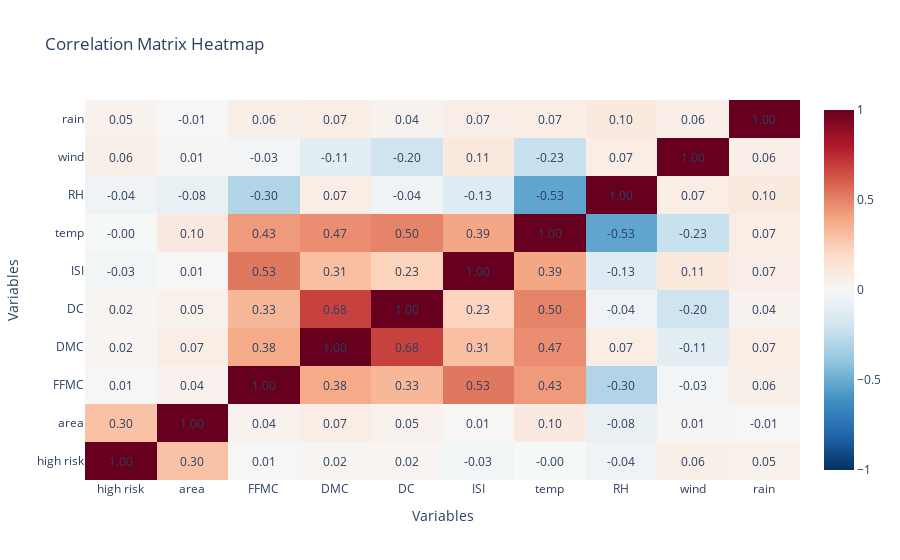

Notebook source saved alongside this figure:
### Code cell
import plotly.subplots as sp


fig=sp.make_subplots(rows=1,cols=1)
heatmap=go.Heatmap(z=correlation_matrix,x=correlation_matrix.columns,y=correlation_matrix.columns,colorscale='RdBu_r', zmin=-1, zmax=1)
fig.add_trace(heatmap)

for i, row in enumerate(correlation_matrix.index):
    for j, col in enumerate(correlation_matrix.columns):
        fig.add_annotation(go.layout.Annotation(text=f"{correlation_matrix.iloc[i, j]:.2f}",x=col,y=row,showarrow=False,font=dict(size=12)))

fig.update_layout(title='Correlation Matrix Heatmap',xaxis_title='Variables',yaxis_title='Variables')
fig.show()

### Figure 1 — Plotly figure (JSON) as saved in the notebook; plotly's stock layout.template omitted (floating-point values rounded to 4 significant figures)
{"data": [{"colorscale": [[0, "rgb(5,48,97)"], [0.1, "rgb(33,102,172)"], [0.2, "rgb(67,147,195)"], [0.3, "rgb(146,197,222)"], [0.4, "rgb(209,229,240)"], [0.5, "rgb(247,247,247)"], [0.6, "rgb(253,219,199)"], [0.7, "rgb(244,165,130)"], [0.8, "rgb(214,96,77)"], [0.9, "rgb(178,24,43)"], [1, "rgb(103,0,31)"]], "type": "heatmap", "x": ["high risk", "area", "FFMC", "DMC", "DC", "ISI", "temp", "RH", "wind", "rain"], "y": ["high risk", "area", "FFMC", "DMC", "DC", "ISI", "temp", "RH", "wind", "rain"], "z": [[1, 0.2977, 0.005749, 0.02247, 0.02349, -0.0264, -0.003714, -0.04162, 0.0569, 0.04501], [0.2977, 1, 0.04012, 0.07299, 0.04938, 0.008258, 0.09784, -0.07552, 0.01232, -0.007366], [0.005749, 0.04012, 1, 0.3826, 0.3305, 0.5318, 0.4315, -0.301, -0.02848, 0.0567], [0.02247, 0.07299, 0.3826, 1, 0.6822, 0.3051, 0.4696, 0.07379, -0.1053, 0.07479], [0.02349, 0.04938, 0.3305, 0.6822, 1, 0.2292, 0.4962, -0.03919, -0.2035, 0.03586], [-0.0264, 0.008258, 0.5318, 0.3051, 0.2292, 1, 0.3943, -0.1325, 0.1068, 0.06767], [-0.003714, 0.09784, 0.4315, 0.4696, 0.4962, 0.3943, 1, -0.5274, -0.2271, 0.06949], [-0.04162, -0.07552, -0.301, 0.07379, -0.03919, -0.1325, -0.5274, 1, 0.06941, 0.09975], [0.0569, 0.01232, -0.02848, -0.1053, -0.2035, 0.1068, -0.2271, 0.06941, 1, 0.06112], [0.04501, -0.007366, 0.0567, 0.07479, 0.03586, 0.06767, 0.06949, 0.09975, 0.06112, 1]], "zmax": 1, "zmin": -1}], "layout": {"annotations": [{"font": {"size": 12}, "showarrow": false, "text": "1.00", "x": "high risk", "y": "high risk"}, {"font": {"size": 12}, "showarrow": false, "text": "0.30", "x": "area", "y": "high risk"}, {"font": {"size": 12}, "showarrow": false, "text": "0.01", "x": "FFMC", "y": "high risk"}, {"font": {"size": 12}, "showarrow": false, "text": "0.02", "x": "DMC", "y": "high risk"}, {"font": {"size": 12}, "showarrow": false, "text": "0.02", "x": "DC", "y": "high risk"}, {"font": {"size": 12}, "showarrow": false, "text": "-0.03", "x": "ISI", "y": "high risk"}, {"font": {"size": 12}, "showarrow": false, "text": "-0.00", "x": "temp", "y": "high risk"}, {"font": {"size": 12}, "showarrow": false, "text": "-0.04", "x": "RH", "y": "high risk"}, {"font": {"size": 12}, "showarrow": false, "text": "0.06", "x": "wind", "y": "high risk"}, {"font": {"size": 12}, "showarrow": false, "text": "0.05", "x": "rain", "y": "high risk"}, {"font": {"size": 12}, "showarrow": false, "text": "0.30", "x": "high risk", "y": "area"}, {"font": {"size": 12}, "showarrow": false, "text": "1.00", "x": "area", "y": "area"}, {"font": {"size": 12}, "showarrow": false, "text": "0.04", "x": "FFMC", "y": "area"}, {"font": {"size": 12}, "showarrow": false, "text": "0.07", "x": "DMC", "y": "area"}, {"font": {"size": 12}, "showarrow": false, "text": "0.05", "x": "DC", "y": "area"}, {"font": {"size": 12}, "showarrow": false, "text": "0.01", "x": "ISI", "y": "area"}, {"font": {"size": 12}, "showarrow": false, "text": "0.10", "x": "temp", "y": "area"}, {"font": {"size": 12}, "showarrow": false, "text": "-0.08", "x": "RH", "y": "area"}, {"font": {"size": 12}, "showarrow": false, "text": "0.01", "x": "wind", "y": "area"}, {"font": {"size": 12}, "showarrow": false, "text": "-0.01", "x": "rain", "y": "area"}, {"font": {"size": 12}, "showarrow": false, "text": "0.01", "x": "high risk", "y": "FFMC"}, {"font": {"size": 12}, "showarrow": false, "text": "0.04", "x": "area", "y": "FFMC"}, {"font": {"size": 12}, "showarrow": false, "text": "1.00", "x": "FFMC", "y": "FFMC"}, {"font": {"size": 12}, "showarrow": false, "text": "0.38", "x": "DMC", "y": "FFMC"}, {"font": {"size": 12}, "showarrow": false, "text": "0.33", "x": "DC", "y": "FFMC"}, {"font": {"size": 12}, "showarrow": false, "text": "0.53", "x": "ISI", "y": "FFMC"}, {"font": {"size": 12}, "showarrow": false, "text": "0.43", "x": "temp", "y": "FFMC"}, {"font": {"size": 12}, "showarrow": false, "text": "-0.30", "x": "RH", "y": "FFMC"}, {"font": {"size": 12}, "showarrow": false, "text": "-0.03", "x": "wind", "y": "FFMC"}, {"font": {"size": 12}, "showarrow": false, "text": "0.06", "x": "rain", "y": "FFMC"}, {"font": {"size": 12}, "showarrow": false, "text": "0.02", "x": "high risk", "y": "DMC"}, {"font": {"size": 12}, "showarrow": false, "text": "0.07", "x": "area", "y": "DMC"}, {"font": {"size": 12}, "showarrow": false, "text": "0.38", "x": "FFMC", "y": "DMC"}, {"font": {"size": 12}, "showarrow": false, "text": "1.00", "x": "DMC", "y": "DMC"}, {"font": {"size": 12}, "showarrow": false, "text": "0.68", "x": "DC", "y": "DMC"}, {"font": {"size": 12}, "showarrow": false, "text": "0.31", "x": "ISI", "y": "DMC"}, {"font": {"size": 12}, "showarrow": false, "text": "0.47", "x": "temp", "y": "DMC"}, {"font": {"size": 12}, "showarrow": false, "text": "0.07", "x": "RH", "y": "DMC"}, {"font": {"size": 12}, "showarrow": false, "text": "-0.11", "x": "wind", "y": "DMC"}, {"font": {"size": 12}, "showarrow": false, "text": "0.07", "x": "rain", "y": "DMC"}, {"font": {"size": 12}, "showarrow": false, "text": "0.02", "x": "high risk", "y": "DC"}, {"font": {"size": 12}, "showarrow": false, "text": "0.05", "x": "area", "y": "DC"}, {"font": {"size": 12}, "showarrow": false, "text": "0.33", "x": "FFMC", "y": "DC"}, {"font": {"size": 12}, "showarrow": false, "text": "0.68", "x": "DMC", "y": "DC"}, {"font": {"size": 12}, "showarrow": false, "text": "1.00", "x": "DC", "y": "DC"}, {"font": {"size": 12}, "showarrow": false, "text": "0.23", "x": "ISI", "y": "DC"}, {"font": {"size": 12}, "showarrow": false, "text": "0.50", "x": "temp", "y": "DC"}, {"font": {"size": 12}, "showarrow": false, "text": "-0.04", "x": "RH", "y": "DC"}, {"font": {"size": 12}, "showarrow": false, "text": "-0.20", "x": "wind", "y": "DC"}, {"font": {"size": 12}, "showarrow": false, "text": "0.04", "x": "rain", "y": "DC"}, {"font": {"size": 12}, "showarrow": false, "text": "-0.03", "x": "high risk", "y": "ISI"}, {"font": {"size": 12}, "showarrow": false, "text": "0.01", "x": "area", "y": "ISI"}, {"font": {"size": 12}, "showarrow": false, "text": "0.53", "x": "FFMC", "y": "ISI"}, {"font": {"size": 12}, "showarrow": false, "text": "0.31", "x": "DMC", "y": "ISI"}, {"font": {"size": 12}, "showarrow": false, "text": "0.23", "x": "DC", "y": "ISI"}, {"font": {"size": 12}, "showarrow": false, "text": "1.00", "x": "ISI", "y": "ISI"}, {"font": {"size": 12}, "showarrow": false, "text": "0.39", "x": "temp", "y": "ISI"}, {"font": {"size": 12}, "showarrow": false, "text": "-0.13", "x": "RH", "y": "ISI"}, {"font": {"size": 12}, "showarrow": false, "text": "0.11", "x": "wind", "y": "ISI"}, {"font": {"size": 12}, "showarrow": false, "text": "0.07", "x": "rain", "y": "ISI"}, {"font": {"size": 12}, "showarrow": false, "text": "-0.00", "x": "high risk", "y": "temp"}, {"font": {"size": 12}, "showarrow": false, "text": "0.10", "x": "area", "y": "temp"}, {"font": {"size": 12}, "showarrow": false, "text": "0.43", "x": "FFMC", "y": "temp"}, {"font": {"size": 12}, "showarrow": false, "text": "0.47", "x": "DMC", "y": "temp"}, {"font": {"size": 12}, "showarrow": false, "text": "0.50", "x": "DC", "y": "temp"}, {"font": {"size": 12}, "showarrow": false, "text": "0.39", "x": "ISI", "y": "temp"}, {"font": {"size": 12}, "showarrow": false, "text": "1.00", "x": "temp", "y": "temp"}, {"font": {"size": 12}, "showarrow": false, "text": "-0.53", "x": "RH", "y": "temp"}, {"font": {"size": 12}, "showarrow": false, "text": "-0.23", "x": "wind", "y": "temp"}, {"font": {"size": 12}, "showarrow": false, "text": "0.07", "x": "rain", "y": "temp"}, {"font": {"size": 12}, "showarrow": false, "text": "-0.04", "x": "high risk", "y": "RH"}, {"font": {"size": 12}, "showarrow": false, "text": "-0.08", "x": "area", "y": "RH"}, {"font": {"size": 12}, "showarrow": false, "text": "-0.30", "x": "FFMC", "y": "RH"}, {"font": {"size": 12}, "showarrow": false, "text": "0.07", "x": "DMC", "y": "RH"}, {"font": {"size": 12}, "showarrow": false, "text": "-0.04", "x": "DC", "y": "RH"}, {"font": {"size": 12}, "showarrow": false, "text": "-0.13", "x": "ISI", "y": "RH"}, {"font": {"size": 12}, "showarrow": false, "text": "-0.53", "x": "temp", "y": "RH"}, {"font": {"size": 12}, "showarrow": false, "text": "1.00", "x": "RH", "y": "RH"}, {"font": {"size": 12}, "showarrow": false, "text": "0.07", "x": "wind", "y": "RH"}, {"font": {"size": 12}, "showarrow": false, "text": "0.10", "x": "rain", "y": "RH"}, {"font": {"size": 12}, "showarrow": false, "text": "0.06", "x": "high risk", "y": "wind"}, {"font": {"size": 12}, "showarrow": false, "text": "0.01", "x": "area", "y": "wind"}, {"font": {"size": 12}, "showarrow": false, "text": "-0.03", "x": "FFMC", "y": "wind"}, {"font": {"size": 12}, "showarrow": false, "text": "-0.11", "x": "DMC", "y": "wind"}, {"font": {"size": 12}, "showarrow": false, "text": "-0.20", "x": "DC", "y": "wind"}, {"font": {"size": 12}, "showarrow": false, "text": "0.11", "x": "ISI", "y": "wind"}, {"font": {"size": 12}, "showarrow": false, "text": "-0.23", "x": "temp", "y": "wind"}, {"font": {"size": 12}, "showarrow": false, "text": "0.07", "x": "RH", "y": "wind"}, {"font": {"size": 12}, "showarrow": false, "text": "1.00", "x": "wind", "y": "wind"}, {"font": {"size": 12}, "showarrow": false, "text": "0.06", "x": "rain", "y": "wind"}, {"font": {"size": 12}, "showarrow": false, "text": "0.05", "x": "high risk", "y": "rain"}, {"font": {"size": 12}, "showarrow": false, "text": "-0.01", "x": "area", "y": "rain"}, {"font": {"size": 12}, "showarrow": false, "text": "0.06", "x": "FFMC", "y": "rain"}, {"font": {"size": 12}, "showarrow": false, "text": "0.07", "x": "DMC", "y": "rain"}, {"font": {"size": 12}, "showarrow": false, "text": "0.04", "x": "DC", "y": "rain"}, {"font": {"size": 12}, "showarrow": false, "text": "0.07", "x": "ISI", "y": "rain"}, {"font": {"size": 12}, "showarrow": false, "text": "0.07", "x": "temp", "y": "rain"}, {"font": {"size": 12}, "showarrow": false, "text": "0.10", "x": "RH", "y": "rain"}, {"font": {"size": 12}, "showarrow": false, "text": "0.06", "x": "wind", "y": "rain"}, {"font": {"size": 12}, "showarrow": false, "text": "1.00", "x": "rain", "y": "rain"}], "title": {"text": "Correlation Matrix Heatmap"}, "xaxis": {"anchor": "y", "domain": [0, 1], "title": {"text": "Variables"}}, "yaxis": {"anchor": "x", "domain": [0, 1], "title": {"text": "Variables"}}}}
